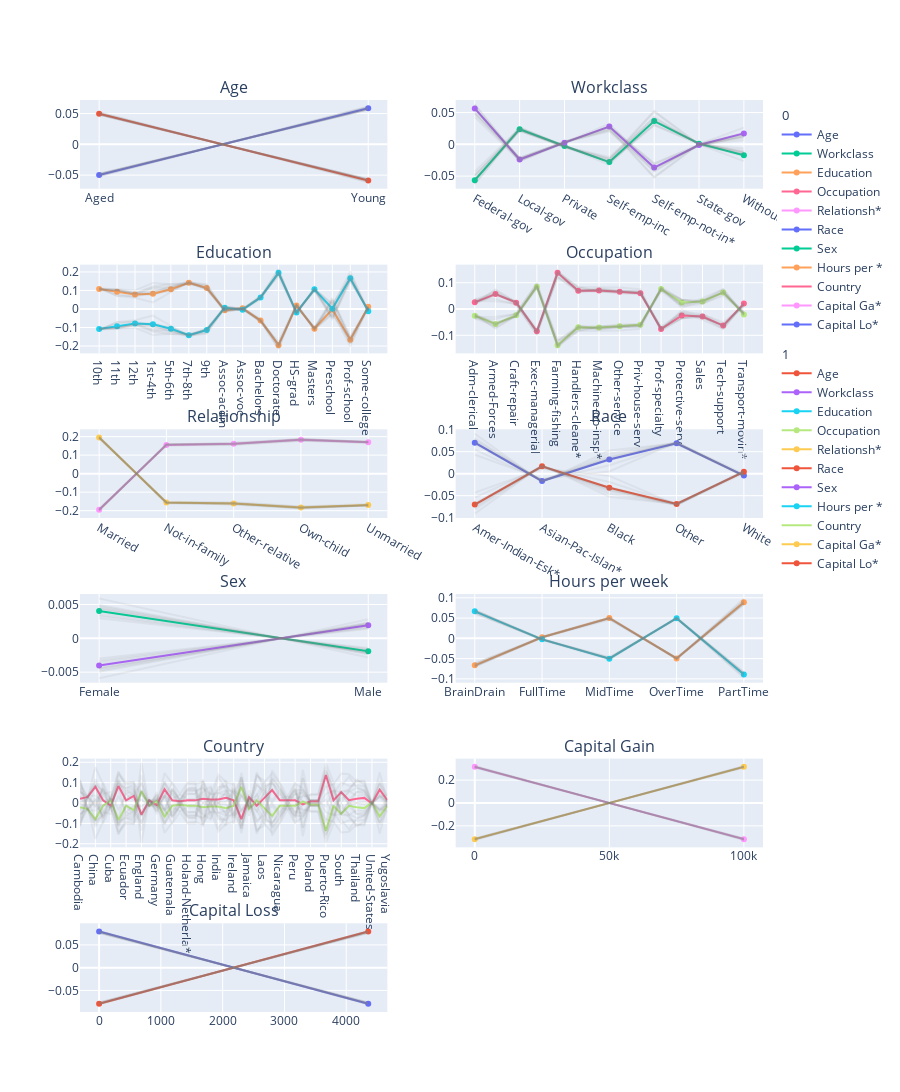

Write notebook code for a chart like this one.
### Code cell
print("ALE results:")
global_explanations["ale"].ipython_plot(class_names=class_names)
